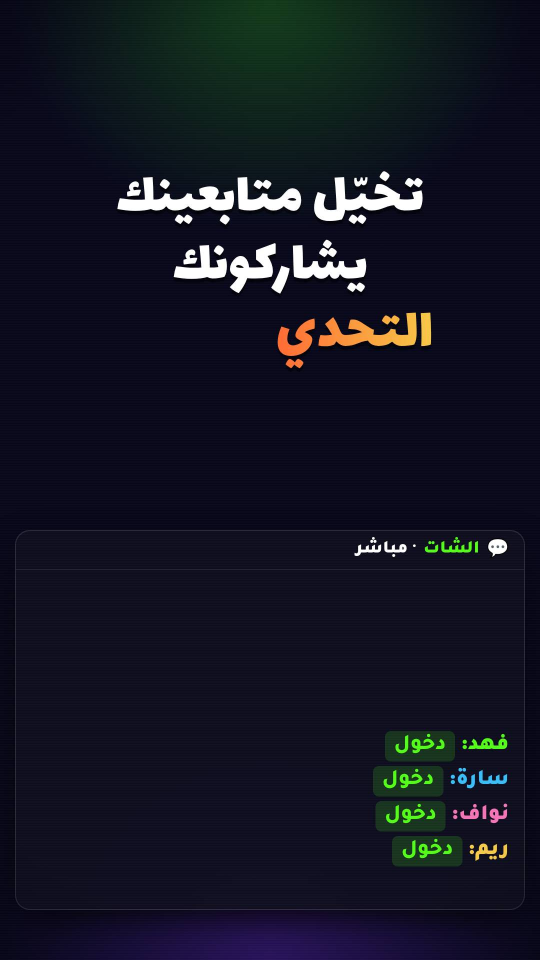
#> input picture scripts/kick-promo/pv/1.5.jpg, 1080 x 1920 px, found by its file name (shown at 1/2 size); its folder holds only this picture in this run
$ python sheet.py
#> lines starting #> are read from the running program, lines starting #| are printed output that depends on the picture
import sys,os
from PIL import Image,ImageDraw
fs=sorted([f for f in os.listdir('pv') if f[0].isdigit()],key=lambda f:float(f[:-4]))
for part in range(0,len(fs),9):
  sub=fs[part:part+9]; W,H=640,360; sh=Image.new('RGB',(W*3,H*3))
#> after `sh = Image.new('RGB', (W * 3, H * 3))`: sh: PIL image 1920x1080 RGB; every value is 0
  for i,f in enumerate(sub):
    im=Image.open('pv/'+f); im.thumbnail((W,H)); x,y=(i%3)*W,(i//3)*H; sh.paste(im,(x,y)); ImageDraw.Draw(sh).text((x+8,y+8),f[:-4],fill='yellow')
#> further down, im is the input picture: PIL image 1080x1920 RGB; mean R, G, B 20.1, 21.8, 34.7
#> after `im.thumbnail((W, H))`:
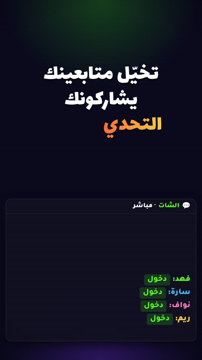
#> im: PIL image 202x360 RGB; mean R, G, B 20.4, 22.1, 35
#> after `sh.paste(im, (x, y))`:
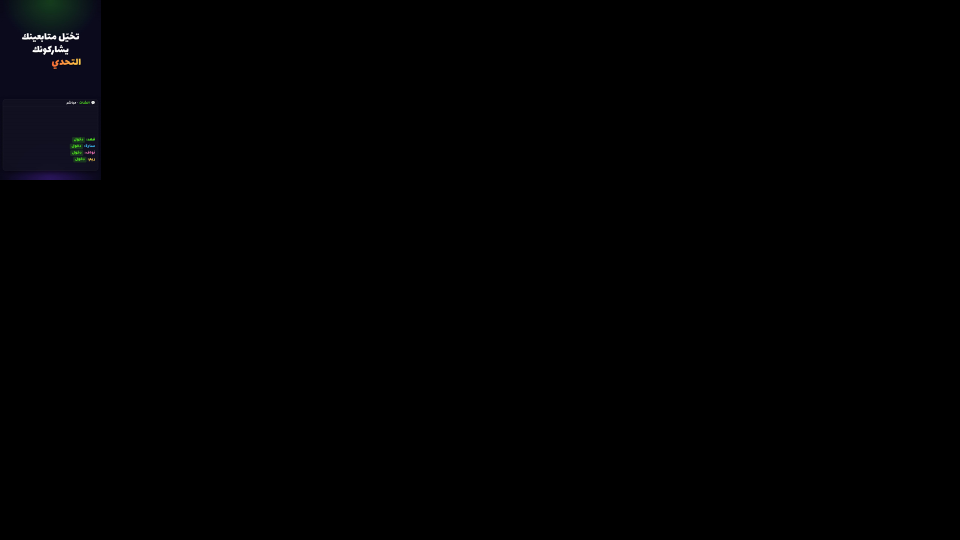
#> sh: PIL image 1920x1080 RGB (shown at 1/2 size); mean R, G, B 0.7, 0.8, 1.2
  sh.save(f'pv/sheet{part//9}.jpg',quality=80)

$ run again, on scripts/kick-promo/pv/18.5.jpg
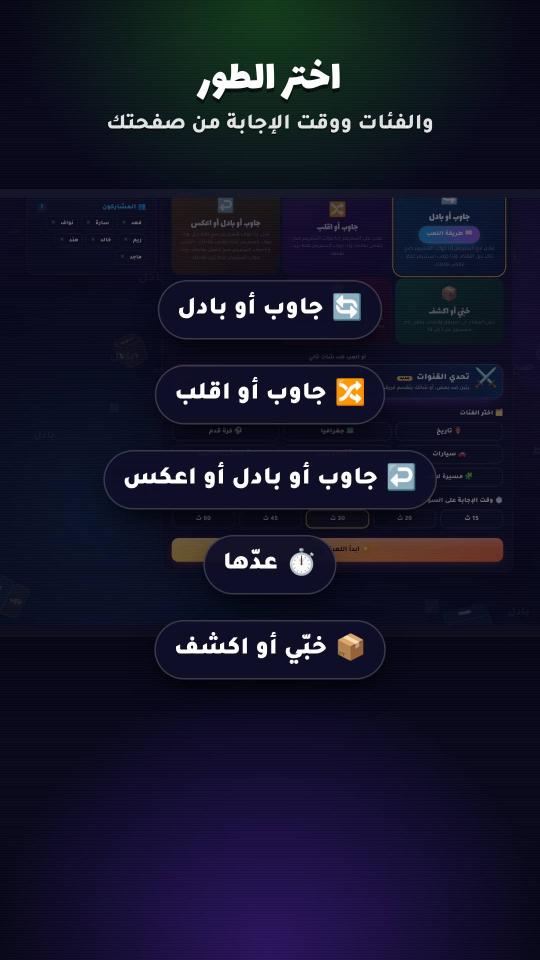
#> input picture scripts/kick-promo/pv/18.5.jpg, 1080 x 1920 px, found by its file name (shown at 1/2 size)
#> im is the input picture: PIL image 1080x1920 RGB; mean R, G, B 21.5, 21.9, 41.8
#> `im.thumbnail((W, H))`:
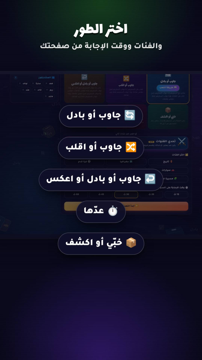
#> im: PIL image 202x360 RGB; mean R, G, B 21.7, 22.2, 42
#> `sh.paste(im, (x, y))`:
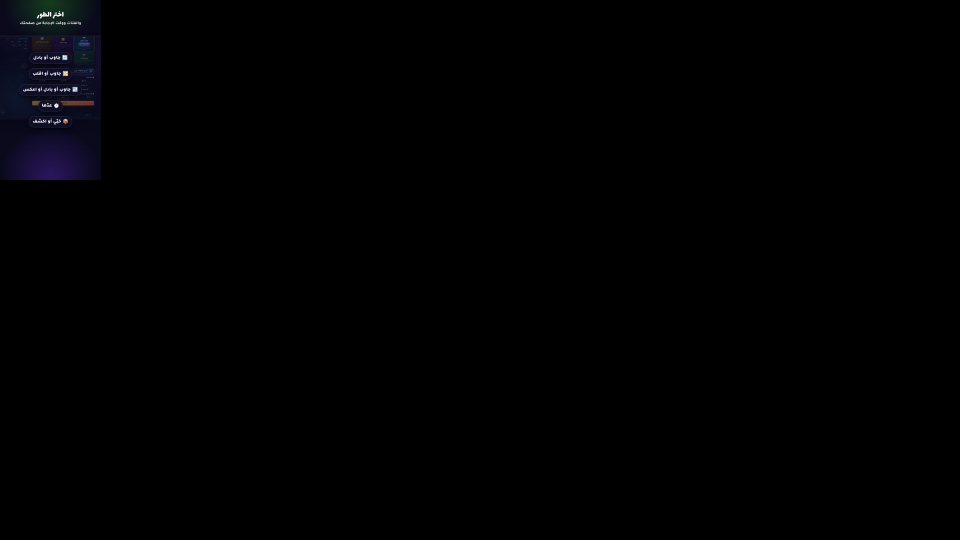
#> sh: PIL image 1920x1080 RGB (shown at 1/2 size); mean R, G, B 0.8, 0.8, 1.5

$ run again, on scripts/kick-promo/pv/21.jpg
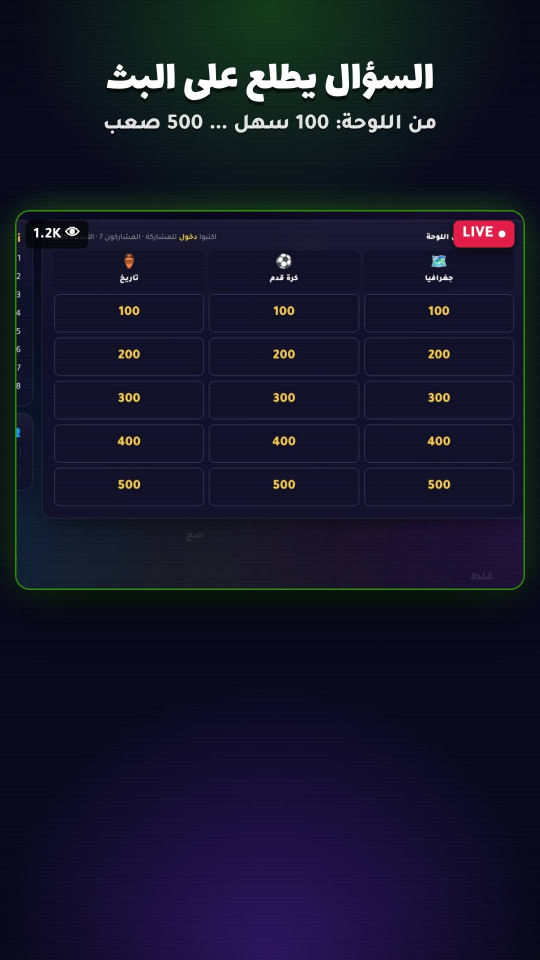
#> input picture scripts/kick-promo/pv/21.jpg, 1080 x 1920 px, found by its file name (shown at 1/2 size)
#> im is the input picture: PIL image 1080x1920 RGB; mean R, G, B 21.5, 22.4, 41.1
#> `im.thumbnail((W, H))`:
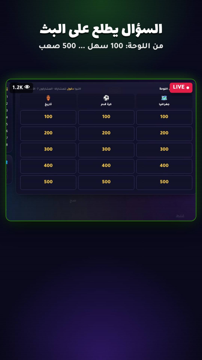
#> im: PIL image 202x360 RGB; mean R, G, B 21.7, 22.6, 41.4
#> `sh.paste(im, (x, y))`:
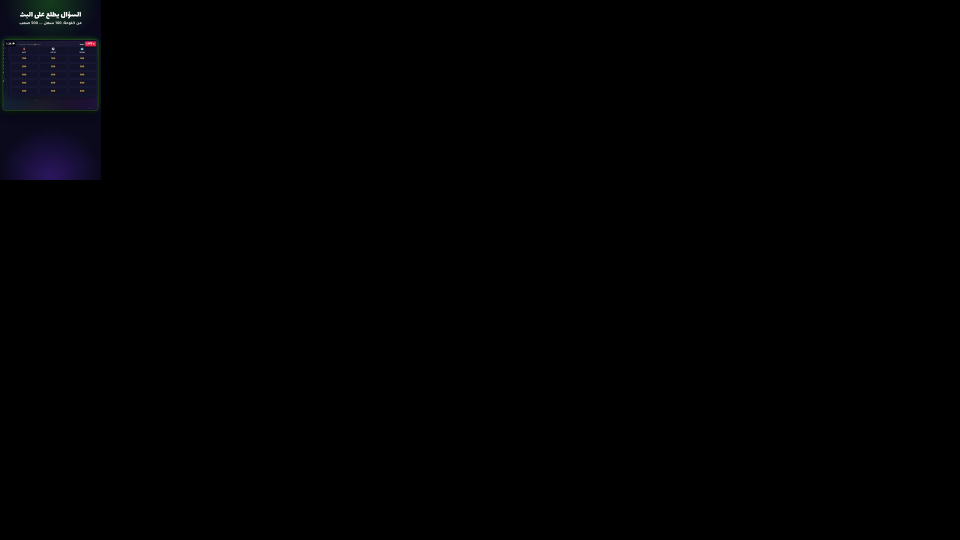
#> sh: PIL image 1920x1080 RGB (shown at 1/2 size); mean R, G, B 0.8, 0.8, 1.5

$ run again, on scripts/kick-promo/pv/24.jpg
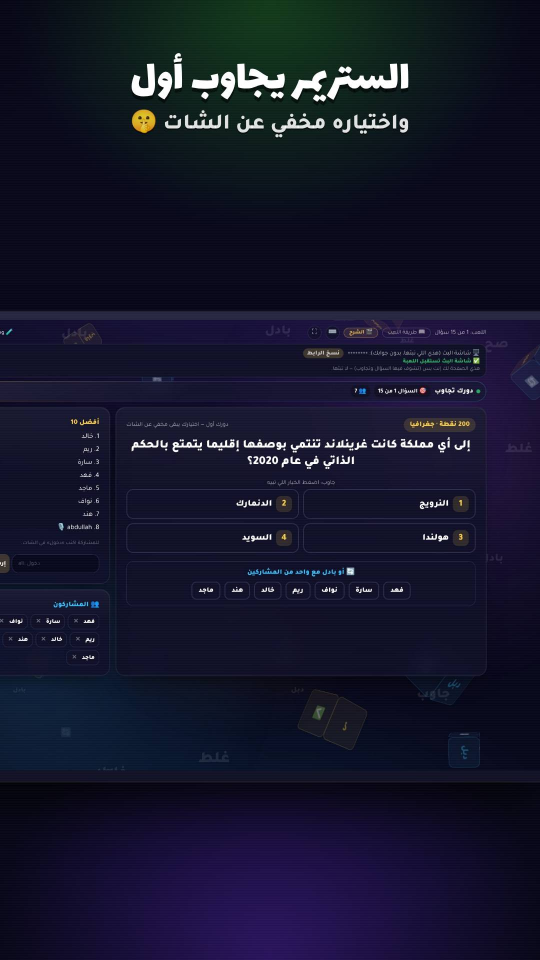
#> input picture scripts/kick-promo/pv/24.jpg, 1080 x 1920 px, found by its file name (shown at 1/2 size)
#> im is the input picture: PIL image 1080x1920 RGB; mean R, G, B 21.1, 22.1, 43.2
#> `im.thumbnail((W, H))`:
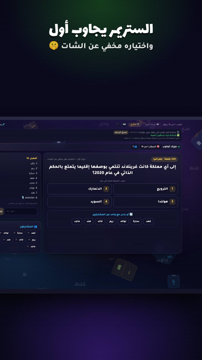
#> im: PIL image 202x360 RGB; mean R, G, B 21.4, 22.3, 43.5
#> `sh.paste(im, (x, y))`:
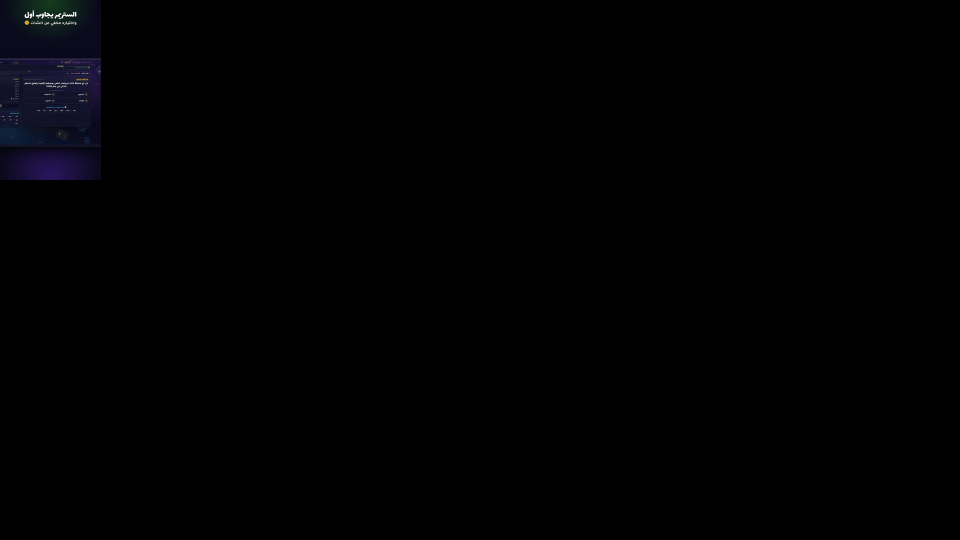
#> sh: PIL image 1920x1080 RGB (shown at 1/2 size); mean R, G, B 0.8, 0.8, 1.5

$ run again, on scripts/kick-promo/pv/11.jpg
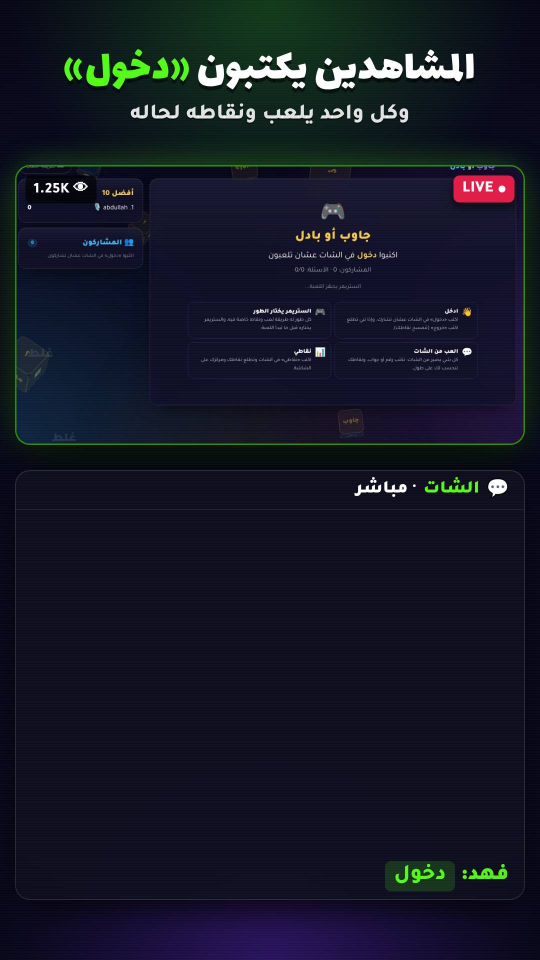
#> input picture scripts/kick-promo/pv/11.jpg, 1080 x 1920 px, found by its file name (shown at 1/2 size)
#> im is the input picture: PIL image 1080x1920 RGB; mean R, G, B 20.8, 23.7, 37.4
#> `im.thumbnail((W, H))`:
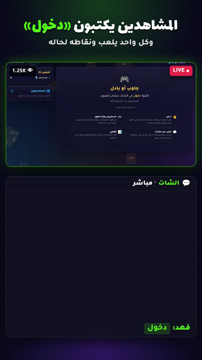
#> im: PIL image 202x360 RGB; mean R, G, B 21.1, 23.9, 37.6
#> `sh.paste(im, (x, y))`:
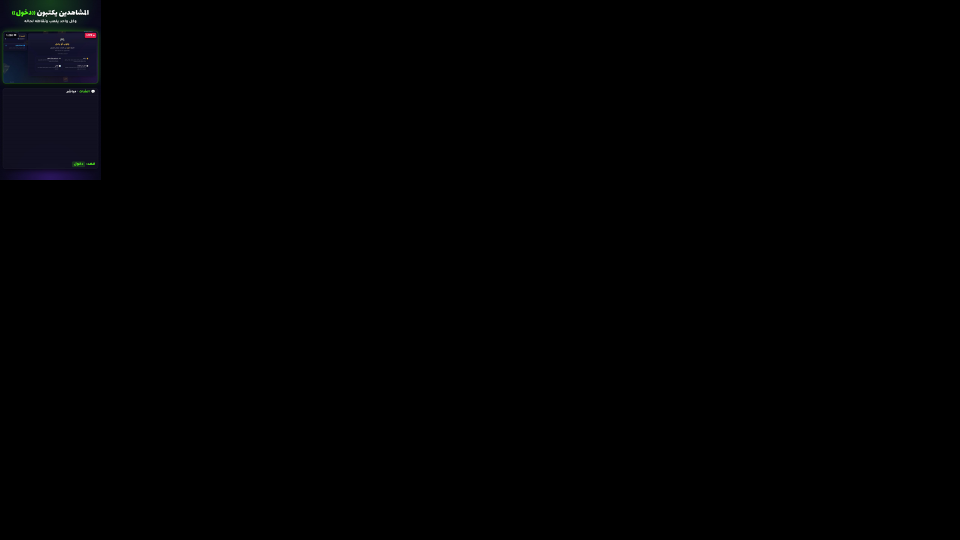
#> sh: PIL image 1920x1080 RGB (shown at 1/2 size); mean R, G, B 0.7, 0.8, 1.3
